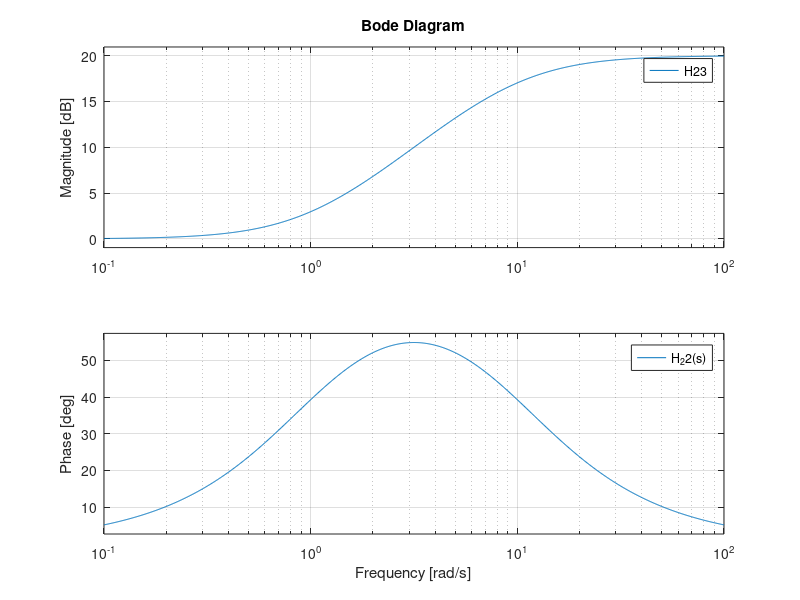

MATLAB code for this plot:
k_i = 0;
k_p = 1;
k_d = 1;
N = 10;

A = [0 1
    0 -N];
B = [0
    1];
C = [N*k_i k_i+N*k_i-N^2*k_d-k_p*N];
D = N*k_d+k_p;

[out1 out2] = ss2tf(A,B,C,D);

H22 = tf([out1],[out2]);
A = [0 1
    0 -N];
B = [0
    1];
C = [N*k_i N*k_p-N^2*k_d];
D = N*k_d;

[out1 out2] = ss2tf(A,B,C,D);

H23 = tf([out1],[out2]);

hold on
bode(H22)
bode(H23)
legend("H_22(s)","H_23(s)");
